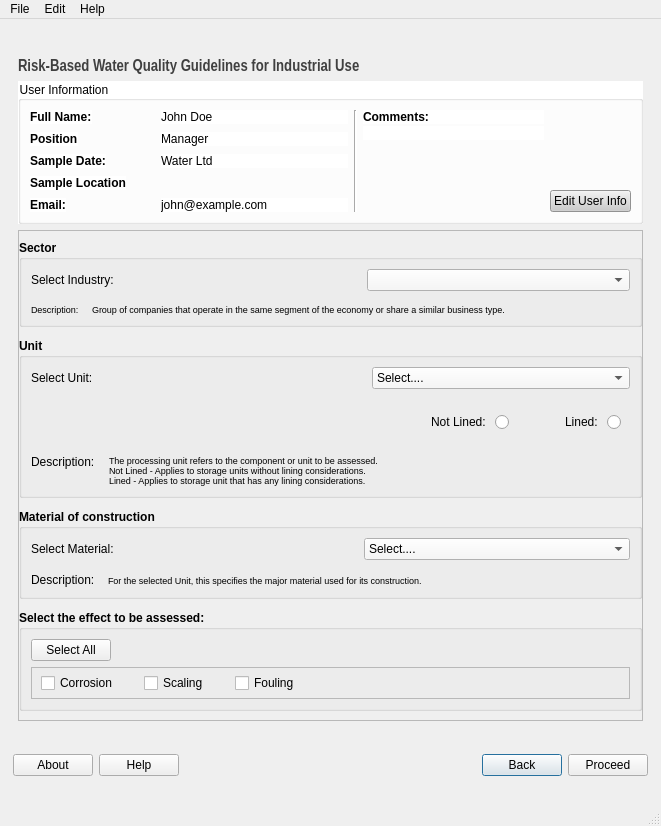
<?xml version="1.0" encoding="UTF-8"?>
<ui version="4.0">
 <class>MainWindow</class>
 <widget class="QMainWindow" name="MainWindow">
  <property name="geometry">
   <rect>
    <x>0</x>
    <y>0</y>
    <width>661</width>
    <height>826</height>
   </rect>
  </property>
  <property name="sizePolicy">
   <sizepolicy hsizetype="Preferred" vsizetype="Minimum">
    <horstretch>0</horstretch>
    <verstretch>0</verstretch>
   </sizepolicy>
  </property>
  <property name="minimumSize">
   <size>
    <width>630</width>
    <height>0</height>
   </size>
  </property>
  <property name="maximumSize">
   <size>
    <width>830</width>
    <height>16777215</height>
   </size>
  </property>
  <property name="windowTitle">
   <string>MainWindow</string>
  </property>
  <widget class="QWidget" name="centralwidget">
   <property name="sizePolicy">
    <sizepolicy hsizetype="Preferred" vsizetype="Minimum">
     <horstretch>0</horstretch>
     <verstretch>0</verstretch>
    </sizepolicy>
   </property>
   <property name="minimumSize">
    <size>
     <width>0</width>
     <height>0</height>
    </size>
   </property>
   <layout class="QVBoxLayout" name="verticalLayout_2" stretch="1,0">
    <property name="leftMargin">
     <number>13</number>
    </property>
    <property name="topMargin">
     <number>13</number>
    </property>
    <property name="rightMargin">
     <number>13</number>
    </property>
    <property name="bottomMargin">
     <number>0</number>
    </property>
    <item>
     <layout class="QVBoxLayout" name="verticalLayout" stretch="1,0,0">
      <property name="leftMargin">
       <number>5</number>
      </property>
      <property name="rightMargin">
       <number>5</number>
      </property>
      <item>
       <widget class="QLabel" name="labelInputTitle">
        <property name="sizePolicy">
         <sizepolicy hsizetype="Preferred" vsizetype="Fixed">
          <horstretch>0</horstretch>
          <verstretch>0</verstretch>
         </sizepolicy>
        </property>
        <property name="font">
         <font>
          <family>Arial Narrow</family>
          <pointsize>12</pointsize>
          <weight>75</weight>
          <bold>true</bold>
         </font>
        </property>
        <property name="styleSheet">
         <string notr="true">color:rgb(64,64,64);</string>
        </property>
        <property name="text">
         <string>Risk-Based Water Quality Guidelines for Industrial Use</string>
        </property>
        <property name="scaledContents">
         <bool>false</bool>
        </property>
        <property name="alignment">
         <set>Qt::AlignLeading|Qt::AlignLeft|Qt::AlignTop</set>
        </property>
       </widget>
      </item>
      <item>
       <widget class="QGroupBox" name="groupBox">
        <property name="sizePolicy">
         <sizepolicy hsizetype="Preferred" vsizetype="Fixed">
          <horstretch>0</horstretch>
          <verstretch>0</verstretch>
         </sizepolicy>
        </property>
        <property name="styleSheet">
         <string notr="true">background-color:#ffffff;</string>
        </property>
        <property name="title">
         <string>User Information</string>
        </property>
        <layout class="QHBoxLayout" name="horizontalLayout_3" stretch="7,0,4,1">
         <property name="sizeConstraint">
          <enum>QLayout::SetDefaultConstraint</enum>
         </property>
         <item>
          <layout class="QFormLayout" name="formLayout">
           <property name="horizontalSpacing">
            <number>35</number>
           </property>
           <property name="verticalSpacing">
            <number>8</number>
           </property>
           <item row="0" column="0">
            <widget class="QLabel" name="fullNameLabel">
             <property name="font">
              <font>
               <weight>75</weight>
               <bold>true</bold>
              </font>
             </property>
             <property name="text">
              <string>Full Name:</string>
             </property>
            </widget>
           </item>
           <item row="0" column="1">
            <widget class="QLabel" name="fullName">
             <property name="font">
              <font>
               <weight>50</weight>
               <bold>false</bold>
              </font>
             </property>
             <property name="text">
              <string>John Doe</string>
             </property>
            </widget>
           </item>
           <item row="2" column="0">
            <widget class="QLabel" name="companyLabel">
             <property name="font">
              <font>
               <weight>75</weight>
               <bold>true</bold>
              </font>
             </property>
             <property name="text">
              <string>Sample Date:</string>
             </property>
            </widget>
           </item>
           <item row="4" column="0">
            <widget class="QLabel" name="emailLabel">
             <property name="font">
              <font>
               <weight>75</weight>
               <bold>true</bold>
              </font>
             </property>
             <property name="text">
              <string>Email:</string>
             </property>
            </widget>
           </item>
           <item row="1" column="0">
            <widget class="QLabel" name="roleLabel">
             <property name="font">
              <font>
               <weight>75</weight>
               <bold>true</bold>
              </font>
             </property>
             <property name="text">
              <string>Position</string>
             </property>
            </widget>
           </item>
           <item row="1" column="1">
            <widget class="QLabel" name="role">
             <property name="text">
              <string>Manager</string>
             </property>
            </widget>
           </item>
           <item row="2" column="1">
            <widget class="QLabel" name="company">
             <property name="text">
              <string>Water Ltd</string>
             </property>
            </widget>
           </item>
           <item row="4" column="1">
            <widget class="QLabel" name="email">
             <property name="text">
              <string>john@example.com</string>
             </property>
            </widget>
           </item>
           <item row="3" column="0">
            <widget class="QLabel" name="label_3">
             <property name="font">
              <font>
               <weight>75</weight>
               <bold>true</bold>
              </font>
             </property>
             <property name="text">
              <string>Sample Location</string>
             </property>
            </widget>
           </item>
          </layout>
         </item>
         <item>
          <widget class="Line" name="line">
           <property name="orientation">
            <enum>Qt::Vertical</enum>
           </property>
          </widget>
         </item>
         <item>
          <layout class="QVBoxLayout" name="verticalLayout_5">
           <property name="spacing">
            <number>2</number>
           </property>
           <item>
            <widget class="QLabel" name="label">
             <property name="font">
              <font>
               <weight>75</weight>
               <bold>true</bold>
              </font>
             </property>
             <property name="text">
              <string>Comments:</string>
             </property>
            </widget>
           </item>
           <item>
            <widget class="QLabel" name="description">
             <property name="maximumSize">
              <size>
               <width>256</width>
               <height>16777215</height>
              </size>
             </property>
             <property name="text">
              <string/>
             </property>
             <property name="wordWrap">
              <bool>true</bool>
             </property>
            </widget>
           </item>
           <item>
            <spacer name="verticalSpacer">
             <property name="orientation">
              <enum>Qt::Vertical</enum>
             </property>
             <property name="sizeType">
              <enum>QSizePolicy::MinimumExpanding</enum>
             </property>
             <property name="sizeHint" stdset="0">
              <size>
               <width>20</width>
               <height>10</height>
              </size>
             </property>
            </spacer>
           </item>
          </layout>
         </item>
         <item>
          <layout class="QVBoxLayout" name="verticalLayout_6">
           <property name="spacing">
            <number>3</number>
           </property>
           <item>
            <spacer name="verticalSpacer_3">
             <property name="orientation">
              <enum>Qt::Vertical</enum>
             </property>
             <property name="sizeType">
              <enum>QSizePolicy::MinimumExpanding</enum>
             </property>
             <property name="sizeHint" stdset="0">
              <size>
               <width>0</width>
               <height>5</height>
              </size>
             </property>
            </spacer>
           </item>
           <item>
            <widget class="QPushButton" name="buttonUserInfoEdit">
             <property name="maximumSize">
              <size>
               <width>16777215</width>
               <height>50</height>
              </size>
             </property>
             <property name="cursor">
              <cursorShape>PointingHandCursor</cursorShape>
             </property>
             <property name="styleSheet">
              <string notr="true">background-color:#ccc;</string>
             </property>
             <property name="text">
              <string>Edit User Info</string>
             </property>
            </widget>
           </item>
          </layout>
         </item>
        </layout>
       </widget>
      </item>
      <item>
       <widget class="QFrame" name="frame">
        <property name="sizePolicy">
         <sizepolicy hsizetype="Preferred" vsizetype="Maximum">
          <horstretch>0</horstretch>
          <verstretch>0</verstretch>
         </sizepolicy>
        </property>
        <property name="frameShape">
         <enum>QFrame::StyledPanel</enum>
        </property>
        <property name="frameShadow">
         <enum>QFrame::Raised</enum>
        </property>
        <layout class="QVBoxLayout" name="verticalLayout_3" stretch="1,1,1,1">
         <property name="spacing">
          <number>11</number>
         </property>
         <property name="leftMargin">
          <number>0</number>
         </property>
         <property name="rightMargin">
          <number>0</number>
         </property>
         <item>
          <widget class="QGroupBox" name="groupBox_2">
           <property name="font">
            <font>
             <weight>75</weight>
             <bold>true</bold>
            </font>
           </property>
           <property name="autoFillBackground">
            <bool>true</bool>
           </property>
           <property name="title">
            <string>Sector</string>
           </property>
           <layout class="QVBoxLayout" name="verticalLayout_4">
            <property name="spacing">
             <number>13</number>
            </property>
            <item>
             <layout class="QFormLayout" name="formLayout_2">
              <property name="horizontalSpacing">
               <number>250</number>
              </property>
              <property name="verticalSpacing">
               <number>15</number>
              </property>
              <property name="leftMargin">
               <number>0</number>
              </property>
              <item row="0" column="1">
               <widget class="QComboBox" name="sectorComboBox">
                <property name="font">
                 <font>
                  <weight>50</weight>
                  <bold>false</bold>
                 </font>
                </property>
                <property name="cursor">
                 <cursorShape>PointingHandCursor</cursorShape>
                </property>
                <property name="autoFillBackground">
                 <bool>false</bool>
                </property>
                <property name="styleSheet">
                 <string notr="true">background-color:#f7f7f7;</string>
                </property>
                <property name="editable">
                 <bool>false</bool>
                </property>
                <property name="currentText">
                 <string/>
                </property>
                <property name="currentIndex">
                 <number>-1</number>
                </property>
                <item>
                 <property name="text">
                  <string>Select...</string>
                 </property>
                </item>
               </widget>
              </item>
              <item row="0" column="0">
               <widget class="QLabel" name="sectorLabel">
                <property name="font">
                 <font>
                  <weight>50</weight>
                  <bold>false</bold>
                 </font>
                </property>
                <property name="text">
                 <string>Select Industry: </string>
                </property>
               </widget>
              </item>
             </layout>
            </item>
            <item>
             <layout class="QFormLayout" name="formLayout_5">
              <item row="0" column="0">
               <widget class="QLabel" name="descriptionLabel">
                <property name="font">
                 <font>
                  <family>Nirmala UI</family>
                  <pointsize>7</pointsize>
                  <weight>50</weight>
                  <italic>false</italic>
                  <bold>false</bold>
                 </font>
                </property>
                <property name="text">
                 <string>Description:</string>
                </property>
               </widget>
              </item>
              <item row="0" column="1">
               <widget class="QLabel" name="label_4">
                <property name="font">
                 <font>
                  <family>Nirmala UI</family>
                  <pointsize>7</pointsize>
                  <weight>50</weight>
                  <italic>false</italic>
                  <bold>false</bold>
                 </font>
                </property>
                <property name="text">
                 <string>Group of companies that operate in the same segment of the economy or share a similar business type.</string>
                </property>
               </widget>
              </item>
             </layout>
            </item>
           </layout>
          </widget>
         </item>
         <item>
          <widget class="QGroupBox" name="groupBox_3">
           <property name="font">
            <font>
             <weight>75</weight>
             <bold>true</bold>
            </font>
           </property>
           <property name="title">
            <string>Unit</string>
           </property>
           <layout class="QVBoxLayout" name="verticalLayout_7">
            <property name="spacing">
             <number>14</number>
            </property>
            <item>
             <layout class="QFormLayout" name="formLayout_3">
              <property name="horizontalSpacing">
               <number>279</number>
              </property>
              <property name="leftMargin">
               <number>0</number>
              </property>
              <item row="0" column="0">
               <widget class="QLabel" name="selectUnitLabel">
                <property name="font">
                 <font>
                  <weight>50</weight>
                  <bold>false</bold>
                 </font>
                </property>
                <property name="text">
                 <string>Select Unit:</string>
                </property>
               </widget>
              </item>
              <item row="0" column="1">
               <widget class="QComboBox" name="unitComboBox">
                <property name="font">
                 <font>
                  <weight>50</weight>
                  <bold>false</bold>
                 </font>
                </property>
                <property name="cursor">
                 <cursorShape>PointingHandCursor</cursorShape>
                </property>
                <property name="styleSheet">
                 <string notr="true">background-color:#f7f7f7;</string>
                </property>
                <item>
                 <property name="text">
                  <string>Select....</string>
                 </property>
                </item>
               </widget>
              </item>
             </layout>
            </item>
            <item>
             <widget class="QFrame" name="liningFrame">
              <layout class="QHBoxLayout" name="horizontalLayout" stretch="1,0,0,0">
               <item>
                <spacer name="horizontalSpacer_4">
                 <property name="orientation">
                  <enum>Qt::Horizontal</enum>
                 </property>
                 <property name="sizeHint" stdset="0">
                  <size>
                   <width>40</width>
                   <height>20</height>
                  </size>
                 </property>
                </spacer>
               </item>
               <item>
                <widget class="QRadioButton" name="radioButton">
                 <property name="font">
                  <font>
                   <weight>50</weight>
                   <bold>false</bold>
                  </font>
                 </property>
                 <property name="cursor">
                  <cursorShape>PointingHandCursor</cursorShape>
                 </property>
                 <property name="layoutDirection">
                  <enum>Qt::RightToLeft</enum>
                 </property>
                 <property name="text">
                  <string>Not Lined: </string>
                 </property>
                </widget>
               </item>
               <item>
                <spacer name="horizontalSpacer_6">
                 <property name="orientation">
                  <enum>Qt::Horizontal</enum>
                 </property>
                 <property name="sizeHint" stdset="0">
                  <size>
                   <width>45</width>
                   <height>20</height>
                  </size>
                 </property>
                </spacer>
               </item>
               <item>
                <widget class="QRadioButton" name="radioButton_2">
                 <property name="font">
                  <font>
                   <weight>50</weight>
                   <bold>false</bold>
                  </font>
                 </property>
                 <property name="cursor">
                  <cursorShape>PointingHandCursor</cursorShape>
                 </property>
                 <property name="layoutDirection">
                  <enum>Qt::RightToLeft</enum>
                 </property>
                 <property name="text">
                  <string>Lined: </string>
                 </property>
                </widget>
               </item>
              </layout>
             </widget>
            </item>
            <item>
             <layout class="QFormLayout" name="formLayout_6">
              <item row="0" column="0">
               <widget class="QLabel" name="descriptionLabel_2">
                <property name="font">
                 <font>
                  <family>Nirmala UI</family>
                  <weight>50</weight>
                  <bold>false</bold>
                 </font>
                </property>
                <property name="text">
                 <string>Description:</string>
                </property>
                <property name="alignment">
                 <set>Qt::AlignLeading|Qt::AlignLeft|Qt::AlignTop</set>
                </property>
               </widget>
              </item>
              <item row="0" column="1">
               <widget class="QLabel" name="label_5">
                <property name="font">
                 <font>
                  <family>Nirmala UI</family>
                  <pointsize>7</pointsize>
                  <weight>50</weight>
                  <bold>false</bold>
                 </font>
                </property>
                <property name="text">
                 <string>The processing unit refers to the component or unit to be assessed.
Not Lined - Applies to storage units without lining considerations. 
Lined - Applies to storage unit that has any lining considerations.</string>
                </property>
                <property name="wordWrap">
                 <bool>false</bool>
                </property>
                <property name="margin">
                 <number>0</number>
                </property>
               </widget>
              </item>
             </layout>
            </item>
           </layout>
          </widget>
         </item>
         <item>
          <widget class="QGroupBox" name="groupBox_4">
           <property name="font">
            <font>
             <weight>75</weight>
             <bold>true</bold>
            </font>
           </property>
           <property name="title">
            <string>Material of construction</string>
           </property>
           <layout class="QVBoxLayout" name="verticalLayout_8">
            <property name="spacing">
             <number>13</number>
            </property>
            <item>
             <layout class="QFormLayout" name="formLayout_7">
              <property name="horizontalSpacing">
               <number>250</number>
              </property>
              <property name="verticalSpacing">
               <number>16</number>
              </property>
              <property name="leftMargin">
               <number>0</number>
              </property>
              <item row="0" column="0">
               <widget class="QLabel" name="sectorLabel_3">
                <property name="font">
                 <font>
                  <weight>50</weight>
                  <bold>false</bold>
                 </font>
                </property>
                <property name="text">
                 <string>Select Material:</string>
                </property>
               </widget>
              </item>
              <item row="0" column="1">
               <widget class="QComboBox" name="materialComboBox">
                <property name="font">
                 <font>
                  <weight>50</weight>
                  <bold>false</bold>
                 </font>
                </property>
                <property name="cursor">
                 <cursorShape>PointingHandCursor</cursorShape>
                </property>
                <property name="autoFillBackground">
                 <bool>false</bool>
                </property>
                <property name="styleSheet">
                 <string notr="true">background-color:#f7f7f7;</string>
                </property>
                <item>
                 <property name="text">
                  <string>Select....</string>
                 </property>
                </item>
               </widget>
              </item>
             </layout>
            </item>
            <item>
             <layout class="QFormLayout" name="formLayout_8">
              <item row="0" column="0">
               <widget class="QLabel" name="descriptionLabel_3">
                <property name="font">
                 <font>
                  <family>Nirmala UI</family>
                  <weight>50</weight>
                  <bold>false</bold>
                 </font>
                </property>
                <property name="text">
                 <string>Description:</string>
                </property>
               </widget>
              </item>
              <item row="0" column="1">
               <widget class="QLabel" name="label_6">
                <property name="font">
                 <font>
                  <family>Nirmala UI</family>
                  <pointsize>7</pointsize>
                  <weight>50</weight>
                  <bold>false</bold>
                 </font>
                </property>
                <property name="text">
                 <string>For the selected Unit, this specifies the major material used for its construction.</string>
                </property>
               </widget>
              </item>
             </layout>
            </item>
           </layout>
          </widget>
         </item>
         <item>
          <widget class="QGroupBox" name="groupBox_5">
           <property name="font">
            <font>
             <weight>75</weight>
             <bold>true</bold>
            </font>
           </property>
           <property name="title">
            <string>Select the effect to be assessed:</string>
           </property>
           <layout class="QVBoxLayout" name="verticalLayout_9">
            <item>
             <layout class="QHBoxLayout" name="horizontalLayout_6">
              <item>
               <widget class="QPushButton" name="buttonSelectAll">
                <property name="font">
                 <font>
                  <weight>50</weight>
                  <bold>false</bold>
                 </font>
                </property>
                <property name="cursor">
                 <cursorShape>PointingHandCursor</cursorShape>
                </property>
                <property name="text">
                 <string>Select All</string>
                </property>
               </widget>
              </item>
              <item>
               <spacer name="horizontalSpacer_5">
                <property name="orientation">
                 <enum>Qt::Horizontal</enum>
                </property>
                <property name="sizeHint" stdset="0">
                 <size>
                  <width>40</width>
                  <height>20</height>
                 </size>
                </property>
               </spacer>
              </item>
             </layout>
            </item>
            <item>
             <widget class="QFrame" name="frame_2">
              <property name="frameShape">
               <enum>QFrame::StyledPanel</enum>
              </property>
              <property name="frameShadow">
               <enum>QFrame::Raised</enum>
              </property>
              <layout class="QHBoxLayout" name="horizontalLayout_7" stretch="0,0,0,0,0,1">
               <property name="topMargin">
                <number>5</number>
               </property>
               <property name="rightMargin">
                <number>0</number>
               </property>
               <property name="bottomMargin">
                <number>5</number>
               </property>
               <item>
                <widget class="QCheckBox" name="checkBoxCorrosion_2">
                 <property name="font">
                  <font>
                   <weight>50</weight>
                   <bold>false</bold>
                  </font>
                 </property>
                 <property name="text">
                  <string>Corrosion</string>
                 </property>
                </widget>
               </item>
               <item>
                <spacer name="horizontalSpacer_8">
                 <property name="orientation">
                  <enum>Qt::Horizontal</enum>
                 </property>
                 <property name="sizeType">
                  <enum>QSizePolicy::MinimumExpanding</enum>
                 </property>
                 <property name="sizeHint" stdset="0">
                  <size>
                   <width>20</width>
                   <height>20</height>
                  </size>
                 </property>
                </spacer>
               </item>
               <item>
                <widget class="QCheckBox" name="checkBoxScaling_2">
                 <property name="font">
                  <font>
                   <weight>50</weight>
                   <bold>false</bold>
                  </font>
                 </property>
                 <property name="text">
                  <string>Scaling</string>
                 </property>
                </widget>
               </item>
               <item>
                <spacer name="horizontalSpacer_18">
                 <property name="orientation">
                  <enum>Qt::Horizontal</enum>
                 </property>
                 <property name="sizeType">
                  <enum>QSizePolicy::MinimumExpanding</enum>
                 </property>
                 <property name="sizeHint" stdset="0">
                  <size>
                   <width>20</width>
                   <height>20</height>
                  </size>
                 </property>
                </spacer>
               </item>
               <item>
                <widget class="QCheckBox" name="checkBoxFouling_2">
                 <property name="font">
                  <font>
                   <weight>50</weight>
                   <bold>false</bold>
                  </font>
                 </property>
                 <property name="text">
                  <string>Fouling</string>
                 </property>
                </widget>
               </item>
               <item>
                <spacer name="horizontalSpacer_19">
                 <property name="orientation">
                  <enum>Qt::Horizontal</enum>
                 </property>
                 <property name="sizeHint" stdset="0">
                  <size>
                   <width>15</width>
                   <height>20</height>
                  </size>
                 </property>
                </spacer>
               </item>
              </layout>
             </widget>
            </item>
           </layout>
          </widget>
         </item>
        </layout>
       </widget>
      </item>
     </layout>
    </item>
    <item>
     <layout class="QHBoxLayout" name="horizontalLayout_4">
      <item>
       <widget class="QPushButton" name="buttonAbout">
        <property name="font">
         <font>
          <pointsize>9</pointsize>
         </font>
        </property>
        <property name="text">
         <string>About</string>
        </property>
        <property name="shortcut">
         <string>A</string>
        </property>
       </widget>
      </item>
      <item>
       <widget class="QPushButton" name="buttonHelp">
        <property name="font">
         <font>
          <family>MS Shell Dlg 2</family>
          <pointsize>9</pointsize>
         </font>
        </property>
        <property name="cursor">
         <cursorShape>PointingHandCursor</cursorShape>
        </property>
        <property name="focusPolicy">
         <enum>Qt::StrongFocus</enum>
        </property>
        <property name="styleSheet">
         <string notr="true"/>
        </property>
        <property name="text">
         <string>Help</string>
        </property>
        <property name="default">
         <bool>false</bool>
        </property>
       </widget>
      </item>
      <item>
       <spacer name="horizontalSpacer_2">
        <property name="orientation">
         <enum>Qt::Horizontal</enum>
        </property>
        <property name="sizeHint" stdset="0">
         <size>
          <width>40</width>
          <height>20</height>
         </size>
        </property>
       </spacer>
      </item>
      <item>
       <widget class="QPushButton" name="buttonBack">
        <property name="font">
         <font>
          <pointsize>9</pointsize>
         </font>
        </property>
        <property name="cursor">
         <cursorShape>PointingHandCursor</cursorShape>
        </property>
        <property name="styleSheet">
         <string notr="true"/>
        </property>
        <property name="text">
         <string>Back</string>
        </property>
        <property name="default">
         <bool>true</bool>
        </property>
        <property name="flat">
         <bool>false</bool>
        </property>
       </widget>
      </item>
      <item>
       <widget class="QPushButton" name="buttonProceed">
        <property name="font">
         <font>
          <family>MS Shell Dlg 2</family>
          <pointsize>9</pointsize>
         </font>
        </property>
        <property name="cursor">
         <cursorShape>PointingHandCursor</cursorShape>
        </property>
        <property name="focusPolicy">
         <enum>Qt::StrongFocus</enum>
        </property>
        <property name="styleSheet">
         <string notr="true"/>
        </property>
        <property name="text">
         <string>Proceed</string>
        </property>
        <property name="default">
         <bool>false</bool>
        </property>
       </widget>
      </item>
     </layout>
    </item>
   </layout>
  </widget>
  <widget class="QMenuBar" name="menubar">
   <property name="geometry">
    <rect>
     <x>0</x>
     <y>0</y>
     <width>661</width>
     <height>26</height>
    </rect>
   </property>
   <widget class="QMenu" name="menuFile">
    <property name="cursor">
     <cursorShape>PointingHandCursor</cursorShape>
    </property>
    <property name="title">
     <string>File</string>
    </property>
    <addaction name="actionClose"/>
   </widget>
   <widget class="QMenu" name="menuEdit">
    <property name="cursor">
     <cursorShape>PointingHandCursor</cursorShape>
    </property>
    <property name="title">
     <string>Edit</string>
    </property>
   </widget>
   <widget class="QMenu" name="menuHelp">
    <property name="cursor">
     <cursorShape>PointingHandCursor</cursorShape>
    </property>
    <property name="title">
     <string>Help</string>
    </property>
    <addaction name="actionAbout"/>
    <addaction name="actionBackground_information"/>
   </widget>
   <addaction name="menuFile"/>
   <addaction name="menuEdit"/>
   <addaction name="menuHelp"/>
  </widget>
  <widget class="QStatusBar" name="statusbar"/>
  <action name="actionClose">
   <property name="text">
    <string>Close</string>
   </property>
  </action>
  <action name="actionAbout">
   <property name="text">
    <string>About</string>
   </property>
  </action>
  <action name="actionBackground_information">
   <property name="text">
    <string>Background information</string>
   </property>
  </action>
 </widget>
 <resources/>
 <connections/>
</ui>
